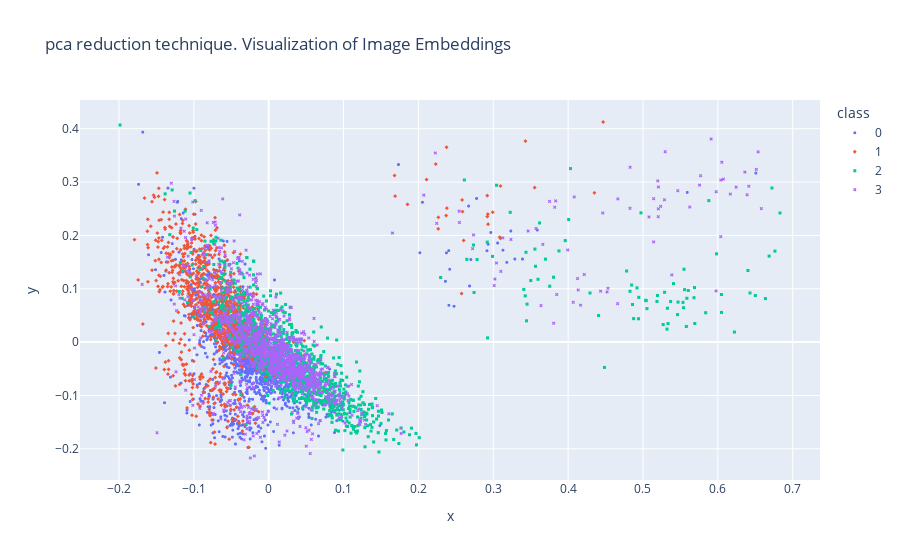
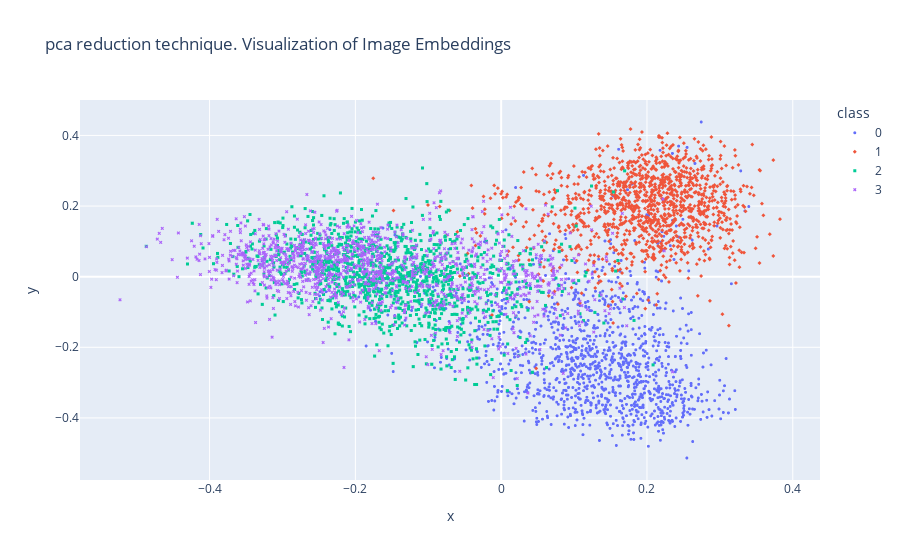

Notebook source saved alongside these figures, in order:
### Code cell
plot_embeddings(X_tfidf.toarray(), 0, symbol="class", reduction_techniques="pca", color="class")
plot_embeddings(X_sbert, 0, symbol="class", reduction_techniques="pca", color="class")

### Figure 1 — Plotly figure (JSON) as saved in the notebook; plotly's stock layout.template omitted (floating-point values rounded to 4 significant figures; data arrays with more than 128 entries replaced by an {"elided": "..."} marker saying what was removed)
{"data": [{"hovertemplate": "class=0<br>x=%{x}<br>y=%{y}<extra></extra>", "legendgroup": "0", "marker": {"color": "#636efa", "size": 3, "symbol": "circle"}, "mode": "markers", "name": "0", "showlegend": true, "textfont": {"size": 25}, "type": "scattergl", "x": {"elided": "1250 float values"}, "xaxis": "x", "y": {"elided": "1250 float values"}, "yaxis": "y"}, {"hovertemplate": "class=1<br>x=%{x}<br>y=%{y}<extra></extra>", "legendgroup": "1", "marker": {"color": "#EF553B", "size": 3, "symbol": "diamond"}, "mode": "markers", "name": "1", "showlegend": true, "textfont": {"size": 25}, "type": "scattergl", "x": {"elided": "1250 float values"}, "xaxis": "x", "y": {"elided": "1250 float values"}, "yaxis": "y"}, {"hovertemplate": "class=2<br>x=%{x}<br>y=%{y}<extra></extra>", "legendgroup": "2", "marker": {"color": "#00cc96", "size": 3, "symbol": "square"}, "mode": "markers", "name": "2", "showlegend": true, "textfont": {"size": 25}, "type": "scattergl", "x": {"elided": "1250 float values"}, "xaxis": "x", "y": {"elided": "1250 float values"}, "yaxis": "y"}, {"hovertemplate": "class=3<br>x=%{x}<br>y=%{y}<extra></extra>", "legendgroup": "3", "marker": {"color": "#ab63fa", "size": 3, "symbol": "x"}, "mode": "markers", "name": "3", "showlegend": true, "textfont": {"size": 25}, "type": "scattergl", "x": {"elided": "1250 float values"}, "xaxis": "x", "y": {"elided": "1250 float values"}, "yaxis": "y"}], "layout": {"legend": {"title": {"text": "class"}, "tracegroupgap": 0}, "title": {"text": "pca reduction technique. Visualization of Image Embeddings"}, "xaxis": {"anchor": "y", "domain": [0, 1], "title": {"text": "x"}}, "yaxis": {"anchor": "x", "domain": [0, 1], "title": {"text": "y"}}}}

### Figure 2 — Plotly figure (JSON) as saved in the notebook; plotly's stock layout.template omitted (floating-point values rounded to 4 significant figures; data arrays with more than 128 entries replaced by an {"elided": "..."} marker saying what was removed)
{"data": [{"hovertemplate": "class=0<br>x=%{x}<br>y=%{y}<extra></extra>", "legendgroup": "0", "marker": {"color": "#636efa", "size": 3, "symbol": "circle"}, "mode": "markers", "name": "0", "showlegend": true, "textfont": {"size": 25}, "type": "scattergl", "x": {"elided": "1250 float values"}, "xaxis": "x", "y": {"elided": "1250 float values"}, "yaxis": "y"}, {"hovertemplate": "class=1<br>x=%{x}<br>y=%{y}<extra></extra>", "legendgroup": "1", "marker": {"color": "#EF553B", "size": 3, "symbol": "diamond"}, "mode": "markers", "name": "1", "showlegend": true, "textfont": {"size": 25}, "type": "scattergl", "x": {"elided": "1250 float values"}, "xaxis": "x", "y": {"elided": "1250 float values"}, "yaxis": "y"}, {"hovertemplate": "class=2<br>x=%{x}<br>y=%{y}<extra></extra>", "legendgroup": "2", "marker": {"color": "#00cc96", "size": 3, "symbol": "square"}, "mode": "markers", "name": "2", "showlegend": true, "textfont": {"size": 25}, "type": "scattergl", "x": {"elided": "1250 float values"}, "xaxis": "x", "y": {"elided": "1250 float values"}, "yaxis": "y"}, {"hovertemplate": "class=3<br>x=%{x}<br>y=%{y}<extra></extra>", "legendgroup": "3", "marker": {"color": "#ab63fa", "size": 3, "symbol": "x"}, "mode": "markers", "name": "3", "showlegend": true, "textfont": {"size": 25}, "type": "scattergl", "x": {"elided": "1250 float values"}, "xaxis": "x", "y": {"elided": "1250 float values"}, "yaxis": "y"}], "layout": {"legend": {"title": {"text": "class"}, "tracegroupgap": 0}, "title": {"text": "pca reduction technique. Visualization of Image Embeddings"}, "xaxis": {"anchor": "y", "domain": [0, 1], "title": {"text": "x"}}, "yaxis": {"anchor": "x", "domain": [0, 1], "title": {"text": "y"}}}}
